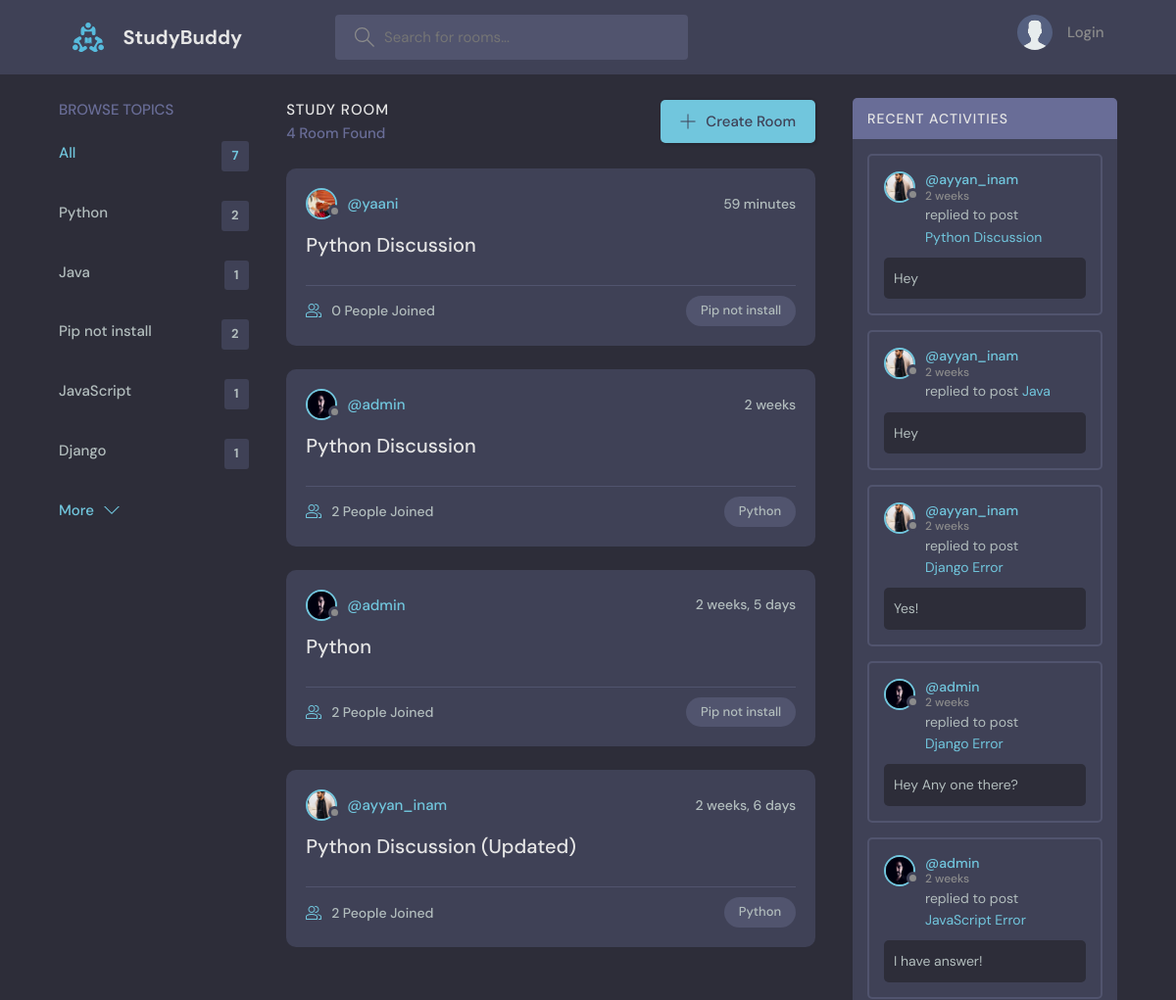
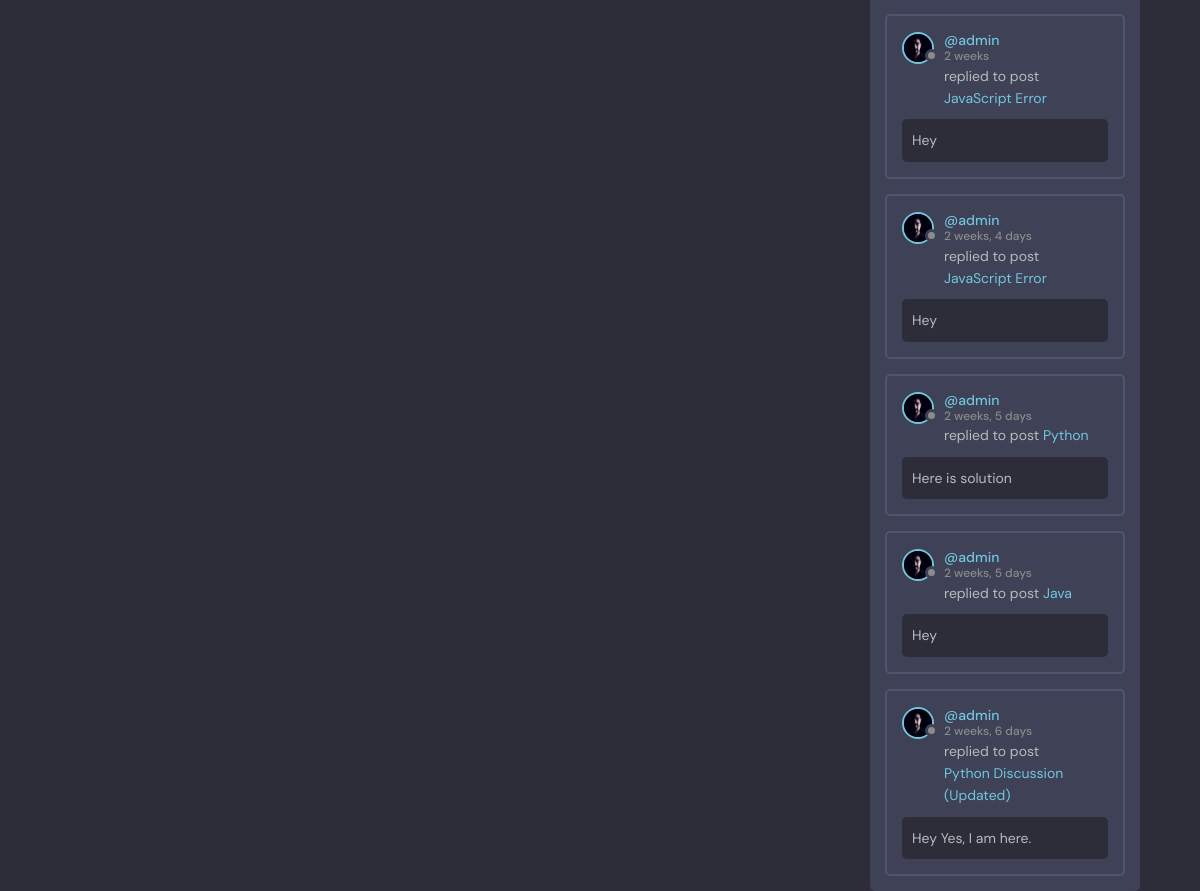
Page /?q=Python on the committed database (2 pictures, top to bottom).
### base/models.py (models this page shows, shortened)
class Topic(models.Model):
    name = models.CharField(max_length=1000)
    def __str__(self):
        return str(self.name)

class Room(models.Model):
    host = models.ForeignKey(User, on_delete=models.CASCADE)
    name = models.CharField(max_length=400)
    topic = models.ForeignKey(Topic, on_delete=models.CASCADE)
    created = models.DateTimeField(auto_now=True)
    participants = models.ManyToManyField(User, related_name='participants', blank=True)
    def __str__(self):
        return str(self.name)

class User_detail(models.Model):
    user = models.ForeignKey(User, on_delete=models.CASCADE)
    avatar = models.ImageField(upload_to="avatar", default="avatar.svg", blank=True, null=True)
    bio = models.CharField(max_length=1000, blank=True, null=True)

class Message(models.Model):
    user = models.ForeignKey(User, on_delete=models.CASCADE)
    room = models.ForeignKey(Room, on_delete=models.CASCADE)
    body = models.TextField()
    created = models.DateTimeField(auto_now=True)

### base/views.py (the view)
# urls.py: path('', views.home, name='home'),
def home(request):
    q = request.GET.get('q') if request.GET.get('q') != None else ''
    rooms = Room.objects.filter(
        Q(topic__name__icontains=q) |
        Q(name__icontains=q)
    ).order_by('created').reverse()
    topics = Topic.objects.all()[0:5]
    room_count = Room.objects.all().count()
    activity_logs = Message.objects.all().order_by('created').reverse()[:10]
    context = {
        "rooms":rooms,
        "topics":topics,
        "room_count":room_count,
        "activity_logs":activity_logs,
    }
    return render(request, 'home.html', context)

### templates/home.html (shortened to what this page needs)
{% extends 'base.html' %}
{% block body %}
    <main class="layout layout--3">
      <div class="container">
        {% include 'topic_component.html' %}
        <div class="roomList">
          <div class="roomList__header">
            <div>
              <h2>Study Room</h2>
              <p>{{rooms.count}} Room Found</p>
            </div>
            <a class="btn btn--main" href="{% url 'create-room' %} ">
              <svg version="1.1" xmlns="http://www.w3.org/2000/svg" width="32" height="32" viewBox="0 0 32 32">
                <title>add</title>
                <path
                  d="M16.943 0.943h-1.885v14.115h-14.115v1.885h14.115v14.115h1.885v-14.115h14.115v-1.885h-14.115v-14.115z"
                ></path>
              </svg>
              Create Room
            </a>
          </div>
          {% for room in rooms %}
          <div class="roomListRoom">
            <div class="roomListRoom__header">
              <a href="{% url 'profile-page' room.host.id %}" class="roomListRoom__author">
                <div class="avatar avatar--small">
                  <img src="{{ room.host.user_detail_set.all.first.avatar.url }}" />
                </div>
                <span>@{{room.host.username}}</span>
              </a>
              <div class="roomListRoom__actions">
                <span>{{room.created | timesince}}</span>
              </div>
            </div>
            <div class="roomListRoom__content">
              <a href="{% url 'room-page' room.id %} ">{{room.name}}</a>
            </div>
            <div class="roomListRoom__meta">
              <a href="{% url 'room-page' room.id %}" class="roomListRoom__joined">
                {{room.participants.count}} People Joined
              </a>
              <p class="roomListRoom__topic">{{room.topic}}</p>
            </div>
          </div>
          {% endfor %}
        </div>
       {% include 'activity_component.html' %}
      </div>
    </main>
    {% endblock body %}

### templates/topic_component.html
        <div class="topics">
            <div class="topics__header">
              <h2>Browse Topics</h2>
            </div>
            <ul class="topics__list">
              <li>
                <a href="/" class="active">All <span>{{room_count}}</span></a>
              </li>
              {% for topic in topics %}
              <li>
                <a href="{% url 'home' %}?q={{topic.name}}">{{topic.name}} <span>{{topic.room_set.all.count}}</span></a>
              </li>
              {% endfor %}
            </ul>
            <a class="btn btn--link" href="{% url 'topic-page' %}">
              More
              <svg version="1.1" xmlns="http://www.w3.org/2000/svg" width="32" height="32" viewBox="0 0 32 32">
                <title>chevron-down</title>
                <path d="M16 21l-13-13h-3l16 16 16-16h-3l-13 13z"></path>
              </svg>
            </a>
          </div>

### templates/activity_component.html (shortened to what this page needs)
 <div class="activities">
   <div class="activities__header">
     <h2>Recent Activities</h2>
     {% for activity in activity_logs %}
   <div class="activities__box">
     <div class="activities__boxHeader roomListRoom__header">
       <a href="{% url 'profile-page' activity.user.id %}" class="roomListRoom__author">
         <div class="avatar avatar--small">
           <img src="{{ activity.user.user_detail_set.all.first.avatar.url }}" />
         </div>
         <p>
           @{{activity.user}}
           <span>{{activity.created | timesince}}</span>
         </p>
       </a>
     </div>
     <div class="activities__boxContent">
       <p>replied to post <a href="{% url 'room-page' activity.room.id %}">{{activity.room}}</a></p>
       <div class="activities__boxRoomContent">
         {{activity.body|slice:"0:50"}}
       </div>
     </div>
 </div>
 {% endfor %}

### rows in the picture
Topic: name "Python", room_set.all.count "2"
Topic: name "Java", room_set.all.count "1"
Topic: name "Pip not install", room_set.all.count "2"
Topic: name "JavaScript", room_set.all.count "1"
Topic: name "Django", room_set.all.count "1"
Room: host.user_detail_set.all.first.avatar (picture), host.username "yaani", created "59 minutes", name "Python Discussion", participants.count "0", topic "Pip not install"
Room: host.user_detail_set.all.first.avatar (picture), host.username "admin", created "2 weeks", name "Python Discussion", participants.count "2", topic "Python"
Room: host.user_detail_set.all.first.avatar (picture), host.username "admin", created "2 weeks, 5 days", name "Python", participants.count "2", topic "Pip not install"
Room: host.user_detail_set.all.first.avatar (picture), host.username "ayyan_inam", created "2 weeks, 6 days", name "Python Discussion (Updated)", participants.count "2", topic "Python"
Message: user.user_detail_set.all.first.avatar (picture), user "ayyan_inam", created "2 weeks", room "Python Discussion", body "Hey"
Message: user.user_detail_set.all.first.avatar (picture), user "ayyan_inam", created "2 weeks", room "Java", body "Hey"
Message: user.user_detail_set.all.first.avatar (picture), user "ayyan_inam", created "2 weeks", room "Django Error", body "Yes!"
Message: user.user_detail_set.all.first.avatar (picture), user "admin", created "2 weeks", room "Django Error", body "Hey Any one there?"
Message: user.user_detail_set.all.first.avatar (picture), user "admin", created "2 weeks", room "JavaScript Error", body "I have answer!"
Message: user.user_detail_set.all.first.avatar (picture), user "admin", created "2 weeks", room "JavaScript Error", body "Hey"
Message: user.user_detail_set.all.first.avatar (picture), user "admin", created "2 weeks, 4 days", room "JavaScript Error", body "Hey"
Message: user.user_detail_set.all.first.avatar (picture), user "admin", created "2 weeks, 5 days", room "Python", body "Here is solution"
Message: user.user_detail_set.all.first.avatar (picture), user "admin", created "2 weeks, 5 days", room "Java", body "Hey"
Message: user.user_detail_set.all.first.avatar (picture), user "admin", created "2 weeks, 6 days", room "Python Discussion (Updated)", body "Hey Yes, I am here."

### other values in the picture
{{ room_count }} "7"
{{ rooms.count }} "4"
